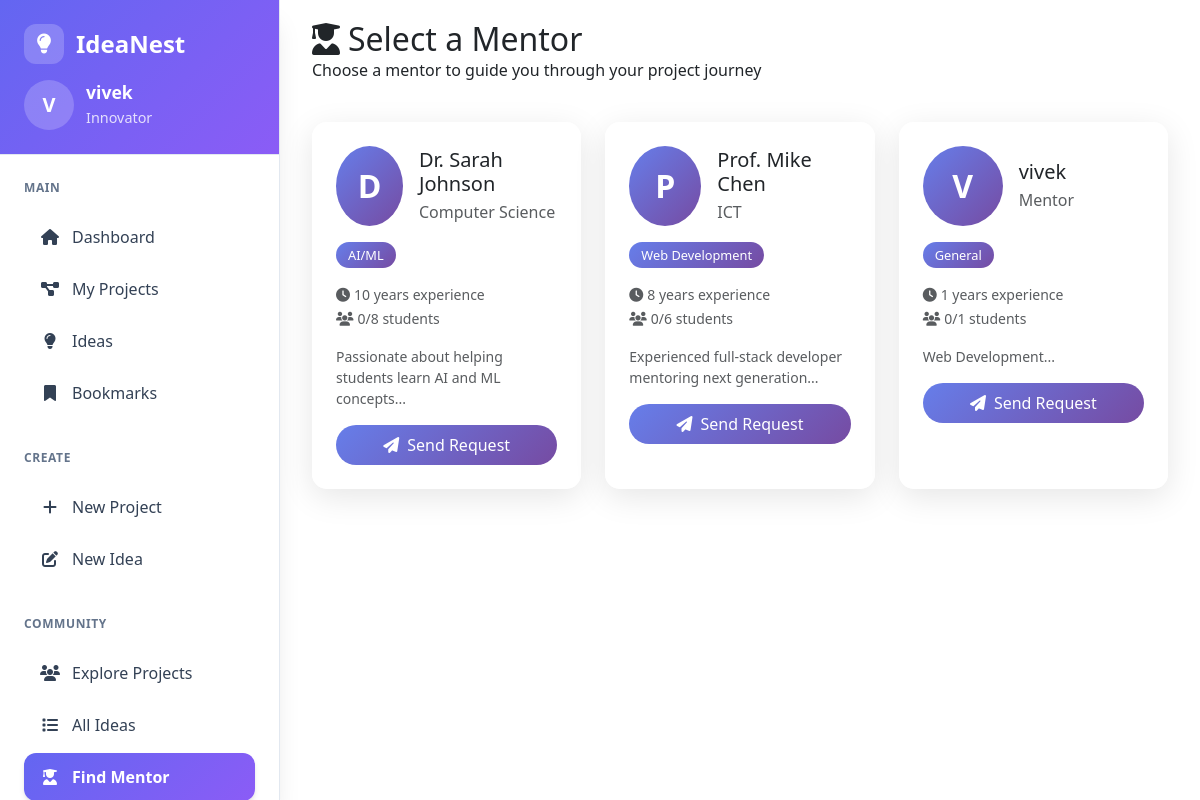
Page /user/select_mentor.php (signed in) on the earlier database version.
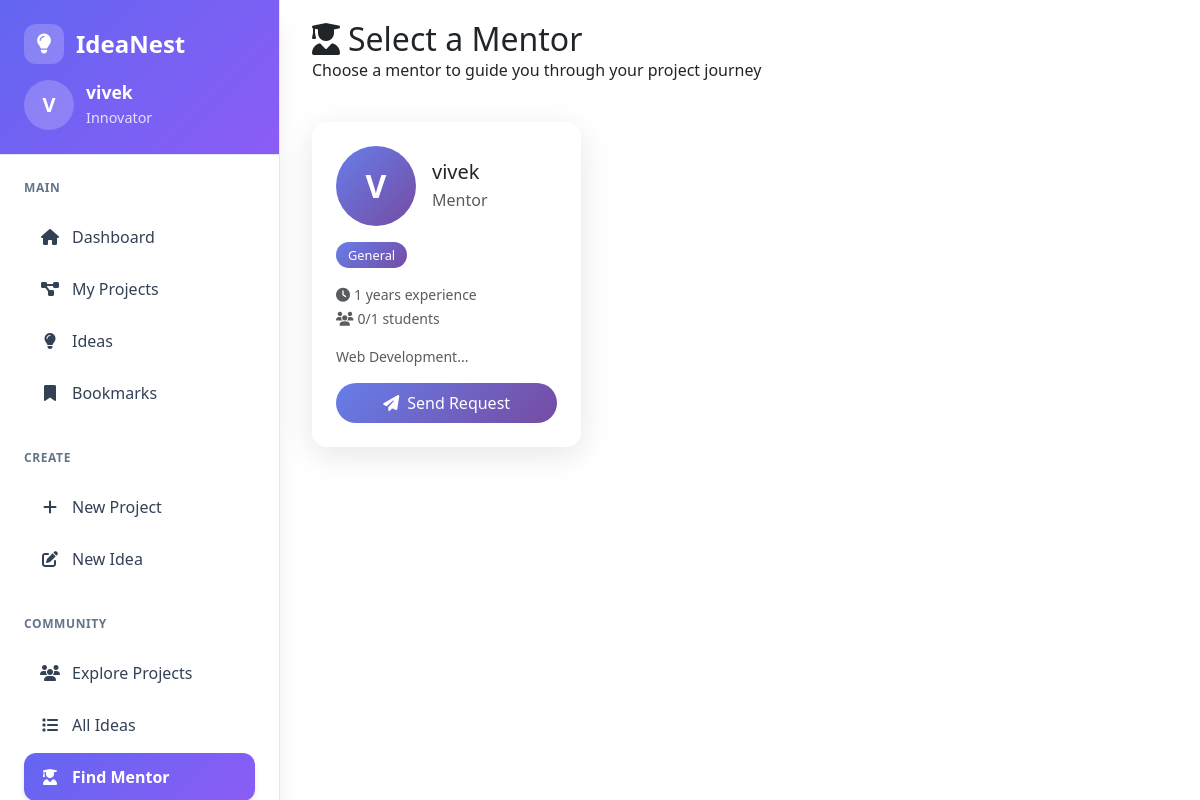
Same page on the later database version.
### tables this page shows
CREATE TABLE `mentors` (
                           `id` int(11) NOT NULL,
                           `user_id` int(11) NOT NULL,
                           `specialization` varchar(255) NOT NULL,
                           `experience_years` int(11) DEFAULT 0,
                           `max_students` int(11) DEFAULT 5,
                           `current_students` int(11) DEFAULT 0,
                           `bio` text DEFAULT NULL,
                           `linkedin_url` varchar(255) DEFAULT NULL,
                           `github_url` varchar(255) DEFAULT NULL,
                           `created_at` timestamp NOT NULL DEFAULT current_timestamp()
);

CREATE TABLE `register` (
                            `id` int(11) NOT NULL,
                            `name` varchar(100) NOT NULL,
                            `email` varchar(100) NOT NULL,
                            `enrollment_number` varchar(50) NOT NULL,
                            `gr_number` varchar(50) NOT NULL,
                            `password` varchar(255) NOT NULL,
                            `about` varchar(500) NOT NULL,
                            `phone_no` varchar(20) DEFAULT NULL,
                            `department` varchar(100) DEFAULT NULL,
                            `passout_year` year(4) NOT NULL,
                            `user_image` text NOT NULL DEFAULT '',
                            `google_id` varchar(255) DEFAULT NULL,
                            `email_notifications` tinyint(1) DEFAULT 1,
                            `last_notification_sent` datetime DEFAULT NULL,
                            `github_token` text DEFAULT NULL,
                            `role` enum('student','mentor','admin') DEFAULT 'student',
                            `expertise` text DEFAULT NULL,
                            `mentor_rating` decimal(3,2) DEFAULT 0.00,
                            `is_available` tinyint(1) DEFAULT 1
);

### user/select_mentor.php (the view, shortened to what this page needs)
<?php
require_once '../Login/Login/db.php';
$mentors_query = "SELECT r.id, r.name, r.email, r.department, m.specialization, m.experience_years, m.bio, m.max_students, m.current_students
                  FROM register r
                  JOIN mentors m ON r.id = m.user_id
                  WHERE r.role = 'mentor' AND r.is_available = 1 AND m.current_students < m.max_students
                  ORDER BY r.name";
$mentors_result = $conn->query($mentors_query);
include 'layout.php';
?>
<!DOCTYPE html>
<html lang="en">
<head>
    <link href="https://cdn.jsdelivr.net/npm/bootstrap@5.3.0/dist/css/bootstrap.min.css" rel="stylesheet">
    <link rel="stylesheet" href="https://cdnjs.cloudflare.com/ajax/libs/font-awesome/6.4.0/css/all.min.css">
</head>
<body>
    <div class="main-content">
        <div class="container-fluid">
            <div class="row mb-4">
                <div class="col-12">
                    <h2 class="text-purple mb-0"><i class="fas fa-user-graduate me-2"></i>Select a Mentor</h2>
                    <p class="text-purple-50">Choose a mentor to guide you through your project journey</p>
                </div>
            </div>
            <div class="row">
                <?php if ($mentors_result->num_rows > 0): ?>
                    <?php while ($mentor = $mentors_result->fetch_assoc()): ?>
                        <div class="col-lg-6 col-xl-4 mb-4">
                            <div class="mentor-card p-4 h-100">
                                <div class="d-flex align-items-center mb-3">
                                    <div class="mentor-avatar me-3">
                                        <?= strtoupper(substr($mentor['name'], 0, 1)) ?>
                                    </div>
                                    <div>
                                        <h5 class="mb-1"><?= htmlspecialchars($mentor['name']) ?></h5>
                                        <p class="text-muted mb-0"><?= htmlspecialchars($mentor['department']) ?></p>
                                    </div>
                                </div>
                                <div class="mb-3">
                                    <span class="specialization-badge"><?= htmlspecialchars($mentor['specialization']) ?></span>
                                </div>
                                <div class="mb-3">
                                    <small class="text-muted">
                                        <i class="fas fa-clock me-1"></i><?= $mentor['experience_years'] ?> years experience
                                    </small>
                                    <br>
                                    <small class="text-muted">
                                        <i class="fas fa-users me-1"></i><?= $mentor['current_students'] ?>/<?= $mentor['max_students'] ?> students
                                    </small>
                                </div>
                                <?php if ($mentor['bio']): ?>
                                    <p class="text-muted small mb-3"><?= htmlspecialchars(substr($mentor['bio'], 0, 100)) ?>...</p>
                                <?php endif; ?>
                                <button class="btn btn-request text-white w-100" data-bs-toggle="modal" data-bs-target="#requestModal"
                                        data-mentor-id="<?= $mentor['id'] ?>" data-mentor-name="<?= htmlspecialchars($mentor['name']) ?>">
                                    <i class="fas fa-paper-plane me-2"></i>Send Request
                                </button>
                            </div>
                        </div>
                    <?php endwhile; ?>
                <?php endif; ?>
            </div>
        </div>
    </div>
</body>
</html>

### user/layout.php (shortened to what this page needs)
<?php
if (!isset($basePath)) { $basePath = './'; }
$user_name = isset($_SESSION['user_name']) ? $_SESSION['user_name'] : "vivek";
$user_initial = !empty($user_name) ? strtoupper(substr($user_name, 0, 1)) : "V";
$current_page = basename($_SERVER['PHP_SELF']);
$current_dir = basename(dirname($_SERVER['PHP_SELF']));
$is_in_subdirectory = ($current_dir !== 'user' && $current_dir !== 'IdeaNest');
if ($is_in_subdirectory) {
    $basePath = '../';
} else {
    $basePath = './';
}
?>
<!DOCTYPE html>
<html lang="en">
<head>
    <link rel="stylesheet" href="<?php echo $basePath; ?>../assets/css/layout_user.css">
</head>
<body>
<aside class="sidebar" id="sidebar">
    <div class="sidebar-header">
        <div class="sidebar-logo">
            <div class="sidebar-logo-icon">
                <i class="fas fa-lightbulb"></i>
            </div>
            <div class="sidebar-logo-text">IdeaNest</div>
        </div>
        <div class="sidebar-user">
            <div class="sidebar-user-avatar"><?php echo htmlspecialchars($user_initial); ?></div>
            <div class="sidebar-user-info">
                <h4><?php echo htmlspecialchars($user_name); ?></h4>
                <p>Innovator</p>
            </div>
        </div>
    </div>
    <nav class="sidebar-nav">
        <div class="nav-section">
            <div class="nav-section-title">Main</div>
            <a href="<?php echo $basePath; ?>index.php" class="nav-item <?php echo ($current_page == 'index.php') ? 'active' : ''; ?>">
                <i class="fas fa-home nav-icon"></i>
                <span class="nav-text">Dashboard</span>
            </a>
            <a href="<?php echo $basePath; ?>all_projects.php" class="nav-item <?php echo ($current_page == 'all_projects.php') ? 'active' : ''; ?>">
                <i class="fas fa-project-diagram nav-icon"></i>
                <span class="nav-text">My Projects</span>
            </a>
            <a href="<?php echo $basePath; ?>Blog/form.php" class="nav-item <?php echo ($current_page == 'form.php' && $current_dir == 'Blog') ? 'active' : ''; ?>">
                <i class="fas fa-lightbulb nav-icon"></i>
                <span class="nav-text">Ideas</span>
            </a>
            <a href="<?php echo $basePath; ?>bookmark.php" class="nav-item <?php echo ($current_page == 'bookmark.php') ? 'active' : ''; ?>">
                <i class="fas fa-bookmark nav-icon"></i>
                <span class="nav-text">Bookmarks</span>
            </a>
        </div>
        <div class="nav-section">
            <div class="nav-section-title">Create</div>
            <a href="<?php echo $basePath; ?>forms/new_project_add.php" class="nav-item <?php echo ($current_page == 'new_project_add.php') ? 'active' : ''; ?>">
                <i class="fas fa-plus nav-icon"></i>
                <span class="nav-text">New Project</span>
            </a>
            <a href="<?php echo $basePath; ?>Blog/form.php" class="nav-item <?php echo ($current_page == 'form.php' && $current_dir == 'Blog') ? 'active' : ''; ?>">
                <i class="fas fa-edit nav-icon"></i>
                <span class="nav-text">New Idea</span>
            </a>
        </div>
        <div class="nav-section">
            <div class="nav-section-title">Community</div>
            <a href="<?php echo $basePath; ?>all_projects.php" class="nav-item <?php echo ($current_page == 'all_projects.php') ? 'active' : ''; ?>">
                <i class="fas fa-users nav-icon"></i>
                <span class="nav-text">Explore Projects</span>
            </a>
            <a href="<?php echo $basePath; ?>Blog/list-project.php" class="nav-item <?php echo ($current_page == 'list-project.php' && $current_dir == 'Blog') ? 'active' : ''; ?>">
                <i class="fas fa-list nav-icon"></i>
                <span class="nav-text">All Ideas</span>
            </a>
            <a href="<?php echo $basePath; ?>select_mentor.php" class="nav-item <?php echo ($current_page == 'select_mentor.php') ? 'active' : ''; ?>">
                <i class="fas fa-user-graduate nav-icon"></i>
                <span class="nav-text">Find Mentor</span>
            </a>
        </div>
    </nav>
</aside>
</body>
</html>

### assets/css/layout_user.css (style rules this page uses)
.sidebar { position: fixed;top: 0;left: 0;width: var(--sidebar-width, 280px);height: 100vh;background: var(--white, #ffffff);border-right: 1px solid var(--gray-200, #e2e8f0);z-index: 1000;overflow-y: auto;transition: transform 0.3s ease;box-shadow: var(--shadow-lg, 0 20px 25px -5px rgb(0 0 0 / 0.1), 0 8px 10px -6px rgb(0 0 0 / 0.1)); }
.sidebar-header { padding: 1.5rem;border-bottom: 1px solid var(--gray-200, #e2e8f0);background: linear-gradient(135deg, var(--primary-color, #6366f1), var(--secondary-color, #8b5cf6));color: var(--white, #ffffff); }
.sidebar-logo { display: flex;align-items: center;gap: 0.75rem;margin-bottom: 1rem; }
.sidebar-logo-icon { width: 40px;height: 40px;background: rgba(255, 255, 255, 0.2);border-radius: var(--border-radius, 12px);display: flex;align-items: center;justify-content: center;font-size: 1.25rem; }
.sidebar-logo-text { font-size: 1.5rem;font-weight: 700; }
.sidebar-user { display: flex;align-items: center;gap: 0.75rem; }
.sidebar-user-avatar { width: 50px;height: 50px;background: rgba(255, 255, 255, 0.2);border-radius: 50%;display: flex;align-items: center;justify-content: center;font-weight: 700;font-size: 1.25rem; }
.sidebar-user-info h4 { font-size: 1.1rem;font-weight: 600;margin-bottom: 0.25rem; }
.sidebar-user-info p { font-size: 0.9rem;opacity: 0.8;margin: 0; }
.sidebar-nav { padding: 1.5rem 0; }
.nav-section { margin-bottom: 2rem;padding: 0 1.5rem; }
.nav-section-title { font-size: 0.75rem;font-weight: 600;text-transform: uppercase;letter-spacing: 0.05em;color: var(--gray-500, #64748b);margin-bottom: 1rem; }
.nav-item { display: flex;align-items: center;gap: 0.75rem;padding: 0.75rem 1rem;border-radius: var(--border-radius, 12px);color: var(--gray-700, #334155);text-decoration: none;transition: all 0.2s ease;margin-bottom: 0.25rem;position: relative; }
.nav-item.active { background: linear-gradient(135deg, var(--primary-color, #6366f1), var(--secondary-color, #8b5cf6));color: var(--white, #ffffff);box-shadow: var(--shadow-md, 0 4px 6px -1px rgb(0 0 0 / 0.1), 0 2px 4px -2px rgb(0 0 0 / 0.1)); }
.nav-item.active .nav-icon { color: var(--white, #ffffff);opacity: 1; }
.nav-item.active .nav-text { color: var(--white, #ffffff);font-weight: 600; }
.nav-icon { width: 20px;text-align: center;font-size: 1rem; }
.nav-text { flex: 1;font-weight: 500; }

### user/select_mentor.php (style rules this page uses)
body { background: min-height: 100vh; }
.main-content { margin-left: 280px; padding: 20px; }
.mentor-card { background: rgba(255, 255, 255, 0.95); border-radius: 15px; box-shadow: 0 8px 32px rgba(0, 0, 0, 0.1); transition: transform 0.3s ease; }
.mentor-avatar { width: 80px; height: 80px; border-radius: 50%; background: linear-gradient(135deg, #667eea, #764ba2); display: flex; align-items: center; justify-content: center; color: white; font-size: 2rem; font-weight: bold; }
.btn-request { background: linear-gradient(135deg, #667eea, #764ba2); border: none; border-radius: 25px; padding: 8px 20px; }
.specialization-badge { background: linear-gradient(135deg, #667eea, #764ba2); color: white; border-radius: 15px; padding: 4px 12px; font-size: 0.8rem; }

Differences in the rows shown:
removed mentors: user.name "D", user.name "Dr. Sarah Johnson", user.department "Computer Science", specialization "AI/ML", experience_years "10", current_students "0", max_students "8", bio "Passionate about helping students learn AI and ML concepts"
removed mentors: user.name "P", user.name "Prof. Mike Chen", user.department "ICT", specialization "Web Development", experience_years "8", current_students "0", max_students "6", bio "Experienced full-stack developer mentoring next generation"
